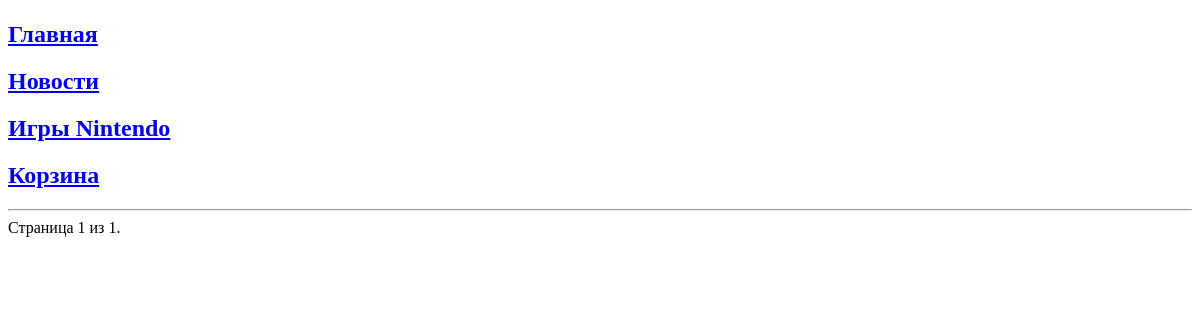
Before: /news/?page=2 with the older database file.
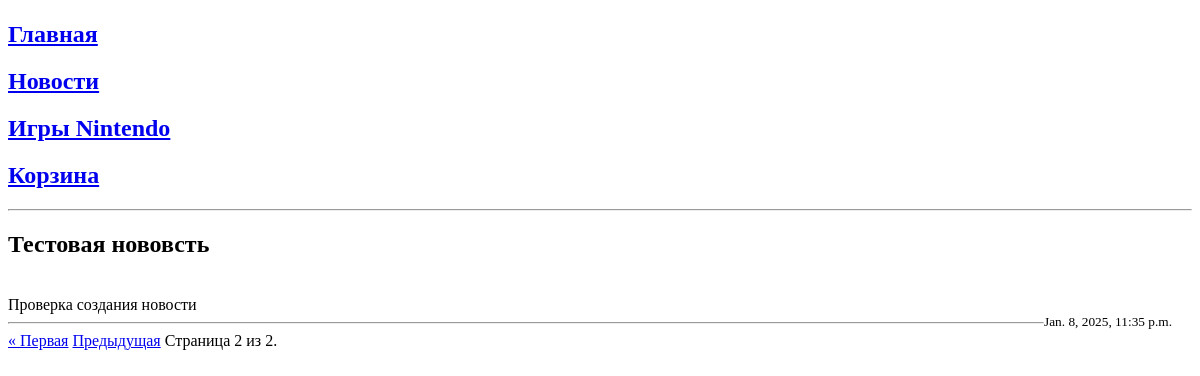
After: the same page with the newer database file.
### task1/models.py (models this page shows)
class News(models.Model):
    title = models.CharField(max_length=50)
    content = models.TextField()
    date = models.DateTimeField(auto_now_add=True)

### task1/views.py (the view)
# urls.py: path('news/', news),
def news(request):
    news = News.objects.all().order_by('-date')
    paginator = Paginator(news, 3)
    page_number = request.GET.get('page')
    page_obj = paginator.get_page(page_number)
    return render(request, 'news.html', {'page_obj': page_obj})

### templates/news.html (shortened to what this page needs)
{% extends 'menu.html' %}
{% block menu %}{{ block.super }}{% endblock %}
{% block content %}
    <hr>
    {% for new in page_obj %}
        <h2>{{ new.title }}</h2>
        <br>
        {{ new.content }}
        <br>
        <small style="float: right; margin-right: 20px;">{{ new.date }}</small>
        <hr>
    {% endfor %}
    <div class="pagination">
        <span class="step-links">
            {% if page_obj.has_previous %}
                <a href="?page=1">&laquo; Первая</a>
                <a href="?page={{ page_obj.previous_page_number }}">Предыдущая</a>
            {% endif %}
            <span class="current">
                Страница {{ page_obj.number }} из {{ page_obj.paginator.num_pages }}.
            </span>
        </span>
    </div>
{% endblock %}

Changed rows visible on the page:
added News: title "Тестовая нововсть", content "Проверка создания новости", date "Jan. 8, 2025, 11:35 p.m."
Other visible differences:
{{ page_obj.number }}: "1" → "2"
{{ page_obj.paginator.num_pages }}: "1" → "2"
text now shown: "« Первая Предыдущая"
